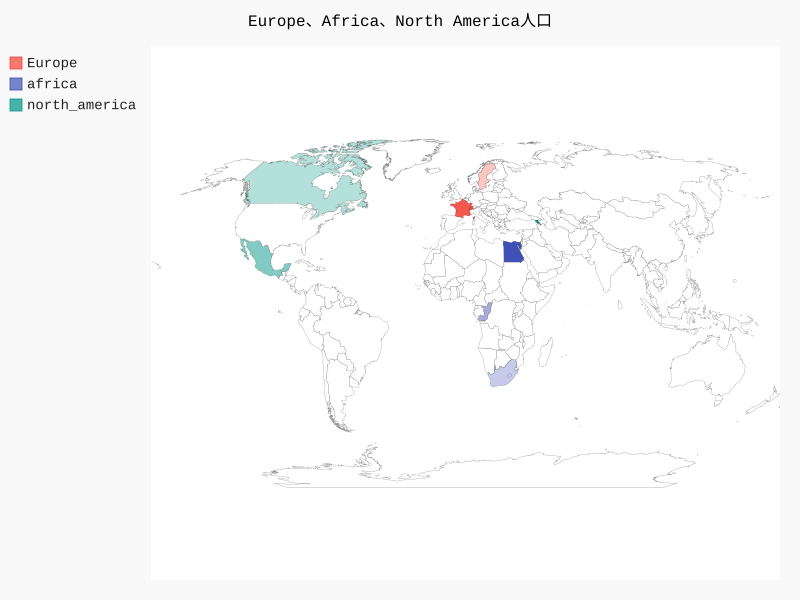

Write Python code to recreate this figure.
# -*- coding: utf-8 -*-
"""
Created on Mon May 17 12:19:17 2021

@author: danny
"""

import pygal.maps.world
northamerica={'am':282162848,'ca':30770661,'mx':99959895}
europe={'fr':60762406,'se':1011781,'ch':71847981}
africa={'eg':67649043,'cg':49626496,'za':44000833}
worldmap=pygal.maps.world.World()
worldmap.title='Europe、Africa、North America人口'
worldmap.add('Europe',europe)
worldmap.add('africa',africa)
worldmap.add('north_america',northamerica)
worldmap.render_to_file('2.svg')
